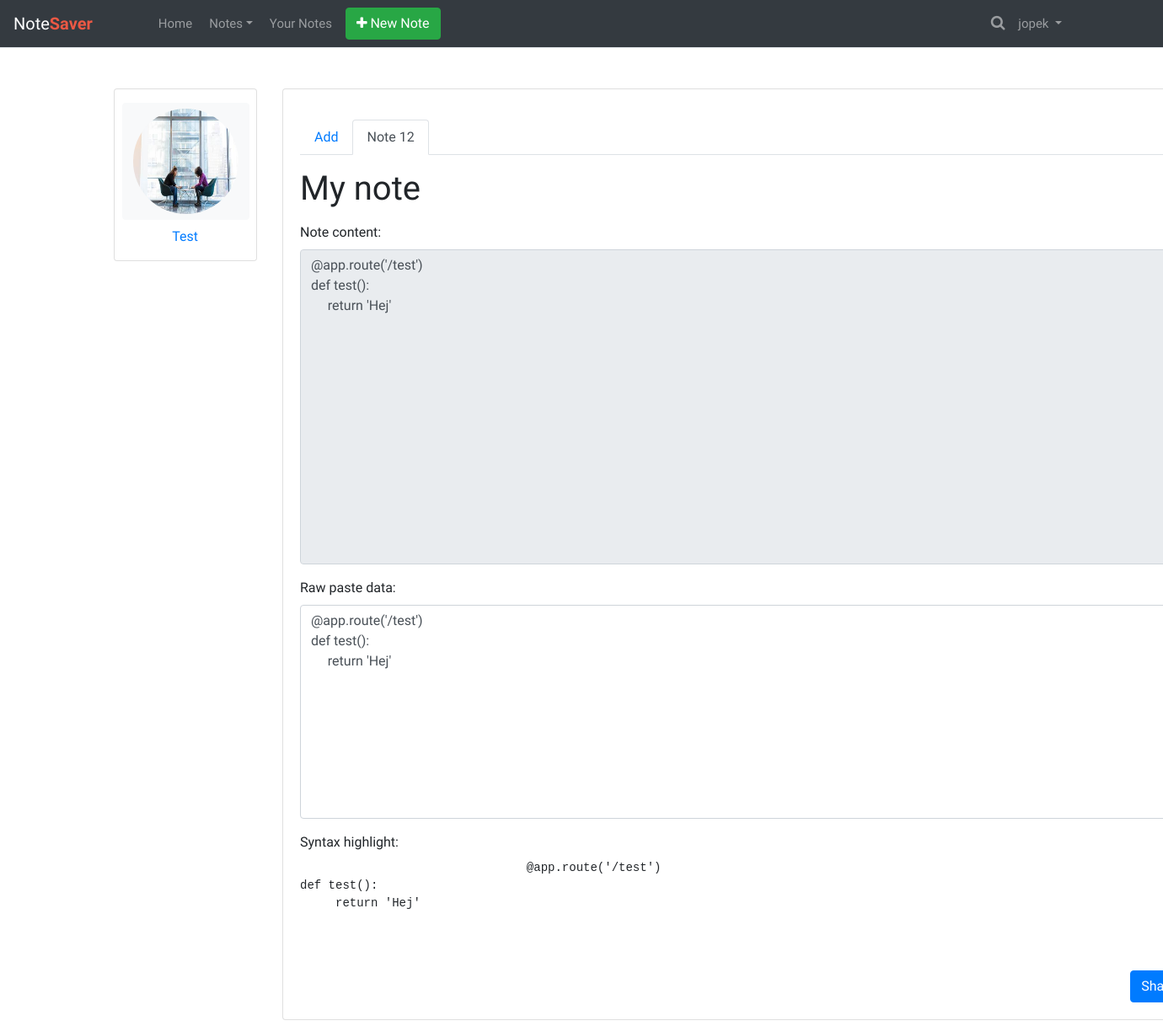
The app's page /note/12 (signed in) with its own data.
### nts/models.py (models this page shows, shortened)
class User(db.Model, UserMixin):
    id = db.Column(db.Integer, primary_key=True)
    username = db.Column(db.String(20), unique=True, nullable=False)
    email = db.Column(db.String(120), unique=True, nullable=False)
    image_file = db.Column(db.String(20), nullable=False,
                           default='default.jpg')
    password = db.Column(db.String(60), nullable=False)
    role = db.Column(db.Text, nullable=False, default='User')
    notes = db.relationship('Note', backref='author', lazy=True)

class Note(db.Model):
    id = db.Column(db.Integer, primary_key=True)
    title = db.Column(db.String(100), default=id)
    image_file = db.Column(db.String(20))
    date_posted = db.Column(db.DateTime, nullable=False,
                            default=datetime.datetime.now)
    content = db.Column(db.Text, nullable=False)
    privacy = db.Column(db.Text, default='Public')
    user_id = db.Column(db.Integer, db.ForeignKey('user.id'), nullable=False)
    def get_share_token(self, expires_sec=1800):
        s = Serializer(app.config['SECRET_KEY'], expires_sec)
        return s.dumps({'note_id': self.id}).decode('utf-8')

### nts/views.py (the view)
@app.route('/note/<int:note_id>')
def note(note_id):
    note = Note.query.get_or_404(note_id)
    token = note.get_share_token()
    if note.privacy == 'Private':
        if current_user == note.author:
            return render_template('notes/note.html', title='Note', note=note, token=token)
        else:
            flash('This note is not avaliable for you.' , 'danger')
            return redirect(url_for('home', access='fail'))
    else:
        return render_template('notes/note.html', title='Note', note=note, token=token)

### nts/functions.py (called while the page is built)
@app.context_processor
def override_url_for():
    return dict(url_for=dated_url_for)

def dated_url_for(endpoint, **values):
    if endpoint == 'static' or 'profile_pics':
        filename = values.get('filename', None)
        if filename:
            file_path = os.path.join(app.root_path,
                                     endpoint, filename)
            values['ver'] = int(os.stat(file_path).st_mtime)
    return url_for(endpoint, **values)

### nts/models.py (called while the page is built)
@login_manager.user_loader
def load_user(user_id):
    return User.query.get(int(user_id))

### nts/templates/notes/note.html (shortened to what this page needs)
{% extends 'layout.html' %}
{% block content %}
<link rel="stylesheet" href="//cdnjs.cloudflare.com/ajax/libs/highlight.js/10.4.1/styles/default.min.css">
<div class="container mt-5">
  <div class="row flex-lg-nowrap">
    <div class="col-12 col-lg-auto mb-3" style="width: 200px;">
      <div class="card p-3">
        <div class="e-navlist e-navlist--active-bg">
          <ul class="nav">
            <li class="nav-item">
              {% if note.image_file %}
              <button type="button" class="btn btn-light przycisk" data-toggle="modal"
                data-target="#exampleModalCenter">
                <img src="{{ url_for('static', filename='note_background/' + note.image_file ) }}" width="125px"
                  height="125px" style="border-radius: 50%;">
              </button>
              <a href="{{ url_for('user_page', username=note.author.username) }}" class="text-center">
                <div class="text-center text-capitalize mt-2 mr-3">{{ note.author.username }}</div>
              </a>
              {% else %}
              Here is place for your note background image.
              <a href="{{ url_for('user_page', username=note.author.username) }}" class="text-center">
                <div class="text-center text-capitalize mt-2 mr-3">{{ note.author.username }}</div>
              </a>
              {% endif %}
            </li>
          </ul>
        </div>
      </div>
    </div>
    <div class="col-12">
      <div class="row">
        <div class="col mb-3">
          <div class="card">
            <div class="card-body">
              <div class="e-profile">
                <div class="row">
                </div>
                <ul class="nav nav-tabs">
                  <li class="nav-item"><a href="{{ url_for('notes_add') }}" class="nav-link">Add</a></li>
                  <li class="nav-item"><a href="" class="active nav-link">Note {{ note.id}}</a></li>
                </ul>
                <div class="tab-content pt-3">
                  <div class="tab-pane active">
                    <div class="row">
                      <div class="col">
                        <div class="row">
                          <div class="col">
                            <div class="form-group">
                              <h1>{{ note.title }}</h1>
                            </div>
                          </div>
                        </div>
                        <div class="row">
                          <div class="col mb-3">
                            <div class="form-group">
                              <label>Note content:</label>
                              <textarea class="form-control" rows="15" disabled>{{ note.content }}</textarea>
                            </div>
                            <div class="form-group">
                              <label>Raw paste data:</label>
                              <textarea class="form-control" rows="10">{{ note.content }}</textarea>
                            </div>
                            <div class="form-group">
                              <label>Syntax highlight:</label>
                              <pre>
                                <code class="autodetect">{{ note.content }}</code>
                              </pre>
                            </div>
                          </div>
                        </div>
                      </div>
                    </div>
                  </div>
                </div>
                {% if title == 'Note' %}
                <div class="row">
                  <div class="col d-flex justify-content-end">
                    <a class="btn btn-primary mt-3 mr-3" href="#myModal" data-toggle="modal">Share</a>
                  </div>
                </div>
                {% endif %}
              </div>
            </div>
          </div>
        </div>
      </div>
    </div>
  </div>
</div>
{% endblock %}

### nts/templates/layout.html (shortened to what this page needs)
<!DOCTYPE html>
<html lang="en">
<head>
<link rel="stylesheet" href="https://stackpath.bootstrapcdn.com/bootstrap/4.5.0/css/bootstrap.min.css">
<link rel="stylesheet" href="https://maxcdn.bootstrapcdn.com/font-awesome/4.7.0/css/font-awesome.min.css">
<link rel="stylesheet" href="{{ url_for('static', filename='layout.css') }}">
</head>
<body>
{% if title == 'User' %}
<nav class="navbar navbar-expand-lg navbar-dark bg-dark fixed-top">
{% else %}
<nav class="navbar navbar-expand-lg navbar-dark bg-dark ">
{% endif %}
	<a href="{{ url_for('notes') }}" class="navbar-brand">Note<b>Saver</b></a>
	<div id="navbarCollapse" class="collapse navbar-collapse justify-content-start">
		<div class="navbar-nav">
			{% if current_user.is_authenticated %}
			<a href="{{ url_for('notes') }}" class="nav-item nav-link ">Home</a>
			{% else %}
			<a href="/" class="nav-item nav-link ">Home</a>
			{% endif %}
			{% if title == 'Dashboard' or title == 'Add' or title == 'Browse' %}
			<div class="nav-item dropdown active">
			{% else %}
			<div class="nav-item dropdown">
			{% endif %}
				<a href="#" data-toggle="dropdown" class="nav-item nav-link dropdown-toggle">Notes</a>
			</div>
			{% if title == 'Notes' %}
			<a href="{{ url_for('notes') }}" class="nav-item nav-link active">Your Notes</a>
			{% else %}
			<a href="{{ url_for('notes') }}" class="nav-item nav-link">Your Notes</a>
			{% endif %}
			<a href="{{ url_for('notes_add') }}">
				<button type="button" class="btn btn-success">
					<i class="fa fa-plus" aria-hidden="true"></i> New Note
				</button>
			</a>
        </div>
		<div class="navbar-nav ml-auto">
			<div class="nav-item dropdown search-dropdown">
				<a data-toggle="dropdown" class="nav-item nav-link dropdown-toggle" href="#"><i class="fa fa-search"></i></a>
			</div>
			{% if current_user.is_authenticated %}
			<div class="nav-item dropdown mr-5">
				<a href="#" data-toggle="dropdown" class="nav-link dropdown-toggle user-action mr-5">{{ current_user.username }} <b class="caret"></b></a>
			</div>
			{% endif %}
         </div>
        </div>
</nav>
{% block content %}{% endblock %}
</body>
</html>

### nts/static/layout.css (style rules this page uses)
body { font-family:'Varela Round',sans-serif }
.form-control { box-shadow:none;border-radius:4px }
.navbar { background:#fff;padding-left:16px;padding-right:16px;border-bottom:1px solid #dfe3e8;border-radius:0 }
.navbar .navbar-brand { padding-left:0;font-size:20px;padding-right:50px }
.navbar .navbar-brand b { font-weight:700;color:#eb5844 }
.navbar .navbar-nav>a { margin:0 .25rem }
.navbar a,.navbar a:active { color:#888;font-size:15px;background:0 0 }
.navbar .nav-item i { font-size:18px;line-height:16px }
.navbar .search-dropdown .dropdown-toggle::after { display:none }

### nts/templates/notes/note.html (style rules this page uses)
body { font-family: 'Varela Round', sans-serif; }
.przycisk { position: relative; right: 6.8px; }

### records on screen
User: username "jopek"
Note: image_file (picture), id "12", title "My note", content "@app.route('/test') def test(): return 'Hej'"
User: author.username "Test"
